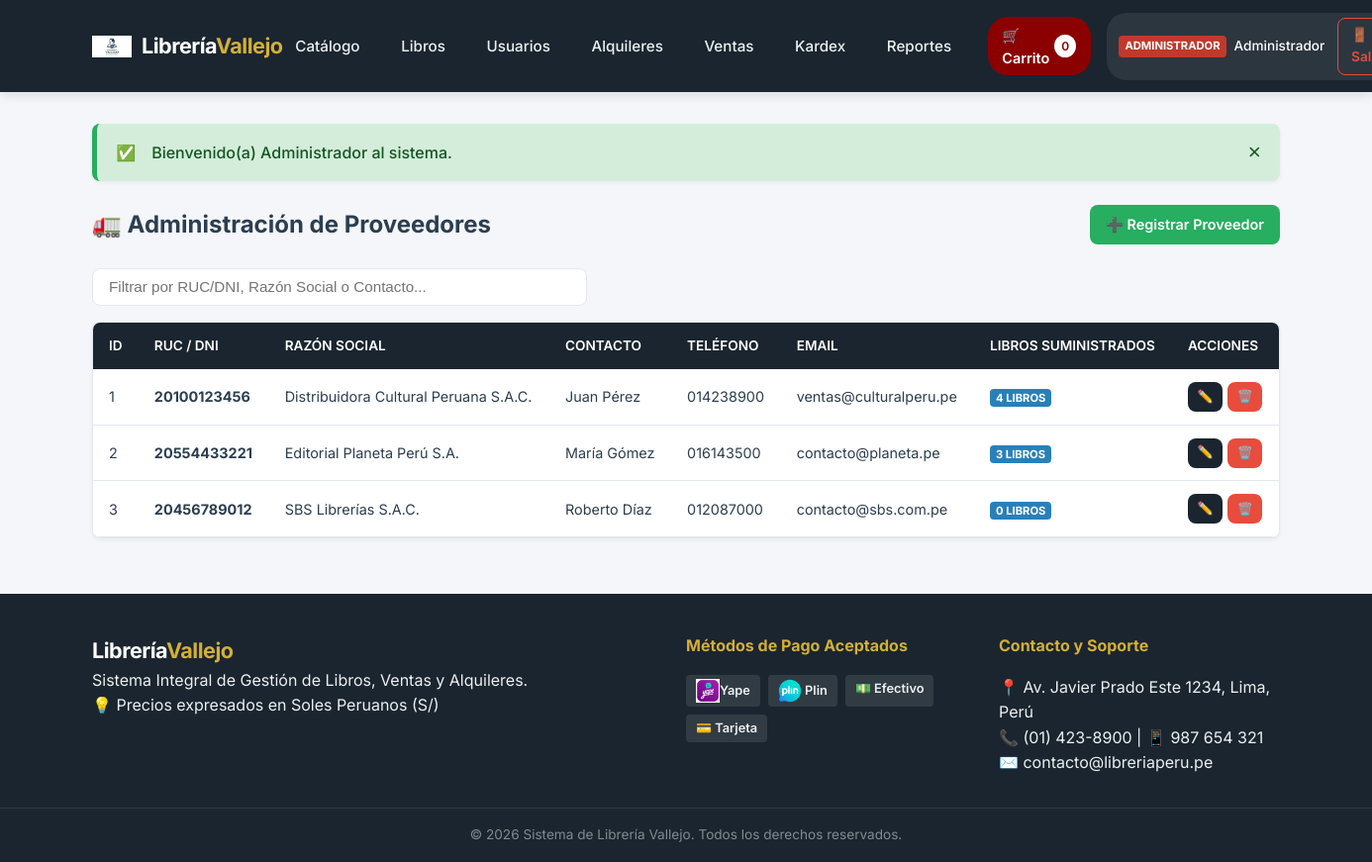
Screenshot of /modulos/proveedores/index.php (signed in) with the database file from the repository.
### tables this page shows
CREATE TABLE `proveedores` (
  `id_proveedor` int(11) NOT NULL,
  `ruc_dni` varchar(20) NOT NULL,
  `razon_social` varchar(150) NOT NULL,
  `contacto` varchar(100) DEFAULT NULL,
  `telefono` varchar(20) DEFAULT NULL,
  `email` varchar(120) DEFAULT NULL,
  `direccion` varchar(255) DEFAULT NULL
);

### modulos/proveedores/index.php (the view, shortened to what this page needs)
<?php
require_once __DIR__ . '/../../config/conexion.php';
$sql = "SELECT p.*, COUNT(l.id_libro) AS total_libros
        FROM proveedores p
        LEFT JOIN libros l ON p.id_proveedor = l.id_proveedor
        GROUP BY p.id_proveedor
        ORDER BY p.razon_social ASC";
$res = mysqli_query($conexion, $sql);
include_once __DIR__ . '/../../includes/header.php';
?>
<div style="display: flex; justify-content: space-between; align-items: center; margin-bottom: 1.5rem; flex-wrap: wrap; gap: 1rem;">
    <h2>🚛 Administración de Proveedores</h2>
    <a href="<?php echo BASE_URL; ?>modulos/proveedores/crear.php" class="btn btn-success">➕ Registrar Proveedor</a>
</div>
<div class="catalogo-header" style="margin-bottom: 1rem;">
    <div class="buscador-box">
        <input type="text" id="input-search-live" class="input-search" placeholder="Filtrar por RUC/DNI, Razón Social o Contacto...">
    </div>
</div>
<div class="table-responsive">
    <table class="tabla-custom">
        <thead>
            <tr>
                <th>ID</th>
                <th>RUC / DNI</th>
                <th>Razón Social</th>
                <th>Contacto</th>
                <th>Teléfono</th>
                <th>Email</th>
                <th>Libros Suministrados</th>
                <th>Acciones</th>
            </tr>
        </thead>
        <tbody>
            <?php if (mysqli_num_rows($res) === 0): ?>
                <tr>
                    <td colspan="8" style="text-align: center;">No hay proveedores registrados.</td>
                </tr>
            <?php else: ?>
                <?php while ($prov = mysqli_fetch_assoc($res)): ?>
                    <tr>
                        <td><?php echo $prov['id_proveedor']; ?></td>
                        <td><strong><?php echo htmlspecialchars($prov['ruc_dni']); ?></strong></td>
                        <td><?php echo htmlspecialchars($prov['razon_social']); ?></td>
                        <td><?php echo htmlspecialchars($prov['contacto'] ? $prov['contacto'] : '-'); ?></td>
                        <td><?php echo htmlspecialchars($prov['telefono'] ? $prov['telefono'] : '-'); ?></td>
                        <td><?php echo htmlspecialchars($prov['email'] ? $prov['email'] : '-'); ?></td>
                        <td><span class="user-role-badge badge-client"><?php echo $prov['total_libros']; ?> libros</span></td>
                        <td>
                            <div style="display: flex; gap: 5px;">
                                <a href="<?php echo BASE_URL; ?>modulos/proveedores/editar.php?id=<?php echo $prov['id_proveedor']; ?>" class="btn btn-secondary btn-sm" title="Editar">✏️</a>
                                <button type="button" class="btn btn-danger btn-sm" onclick="confirmarAccion('<?php echo BASE_URL; ?>modulos/proveedores/eliminar.php?id=<?php echo $prov['id_proveedor']; ?>', '¿Está seguro de eliminar al proveedor <?php echo htmlspecialchars($prov['razon_social']); ?>?');">🗑️</button>
                            </div>
                        </td>
                    </tr>
                <?php endwhile; ?>
            <?php endif; ?>
        </tbody>
    </table>
</div>
<?php include_once __DIR__ . '/../../includes/footer.php'; ?>

### public/assets/css/style.css (style rules this page uses)
:root { --primary: #8b0000; --primary-hover: #660000; --secondary: #1a252f; --accent: #d4af37; --bg-light: #f4f6f9; --bg-card: #ffffff; --text-dark: #2c3e50; --text-muted: #7f8c8d; --border-color: #e2e8f0; --success: #27ae60; --danger: #e74c3c; --warning: #f39c12; --info: #2980b9; --shadow-sm: 0 2px 4px rgba(0,0,0,0.05); --shadow-md: 0 4px 10px rgba(0,0,0,0.1); --radius: 8px; --transition: all 0.25s ease-in-out; }
* { margin: 0; padding: 0; box-sizing: border-box; }
body { font-family: 'Inter', -apple-system, BlinkMacSystemFont, "Segoe UI", Roboto, sans-serif; background-color: var(--bg-light); color: var(--text-dark); line-height: 1.6; display: flex; flex-direction: column; min-height: 100vh; }
.user-role-badge { font-size: 0.7rem; padding: 2px 6px; border-radius: 4px; font-weight: 700; text-transform: uppercase; }
.badge-client { background-color: #2980b9; color: #fff; }
.catalogo-header { display: flex; justify-content: space-between; align-items: center; margin-bottom: 1.5rem; flex-wrap: wrap; gap: 1rem; }
.buscador-box { display: flex; gap: 10px; flex: 1; max-width: 500px; }
.input-search { width: 100%; padding: 0.6rem 1rem; border: 1px solid var(--border-color); border-radius: var(--radius); font-size: 0.95rem; }
.btn { display: inline-block; padding: 0.5rem 1rem; font-size: 0.9rem; font-weight: 600; text-align: center; border: none; border-radius: var(--radius); cursor: pointer; text-decoration: none; transition: var(--transition); }
.btn-secondary { background-color: var(--secondary); color: #fff; }
.btn-success { background-color: var(--success); color: #fff; }
.btn-danger { background-color: var(--danger); color: #fff; }
.btn-sm { padding: 0.3rem 0.6rem; font-size: 0.8rem; }
.table-responsive { width: 100%; overflow-x: auto; background-color: var(--bg-card); border-radius: var(--radius); box-shadow: var(--shadow-sm); border: 1px solid var(--border-color); margin-bottom: 1.5rem; }
.tabla-custom { width: 100%; border-collapse: collapse; text-align: left; }
.tabla-custom th { background-color: var(--secondary); color: #fff; padding: 0.8rem 1rem; font-weight: 600; font-size: 0.85rem; text-transform: uppercase; }
.tabla-custom td { padding: 0.8rem 1rem; border-bottom: 1px solid var(--border-color); font-size: 0.9rem; }

### rows the page displays
proveedores: id_proveedor "1", ruc_dni "20100123456", razon_social "Distribuidora Cultural Peruana S.A.C.", contacto "Juan Pérez", telefono "014238900", email "ventas@culturalperu.pe", total_libros "4"
proveedores: id_proveedor "2", ruc_dni "20554433221", razon_social "Editorial Planeta Perú S.A.", contacto "María Gómez", telefono "016143500", email "contacto@planeta.pe", total_libros "3"
proveedores: id_proveedor "3", ruc_dni "20456789012", razon_social "SBS Librerías S.A.C.", contacto "Roberto Díaz", telefono "012087000", email "contacto@sbs.com.pe", total_libros "0"

### other values shown
$cant_carrito "0"
$usuario_actual['rol'] "ADMINISTRADOR"
$usuario_actual['nombre'] "Administrador"
$mensaje "Bienvenido(a) Administrador al sistema."
